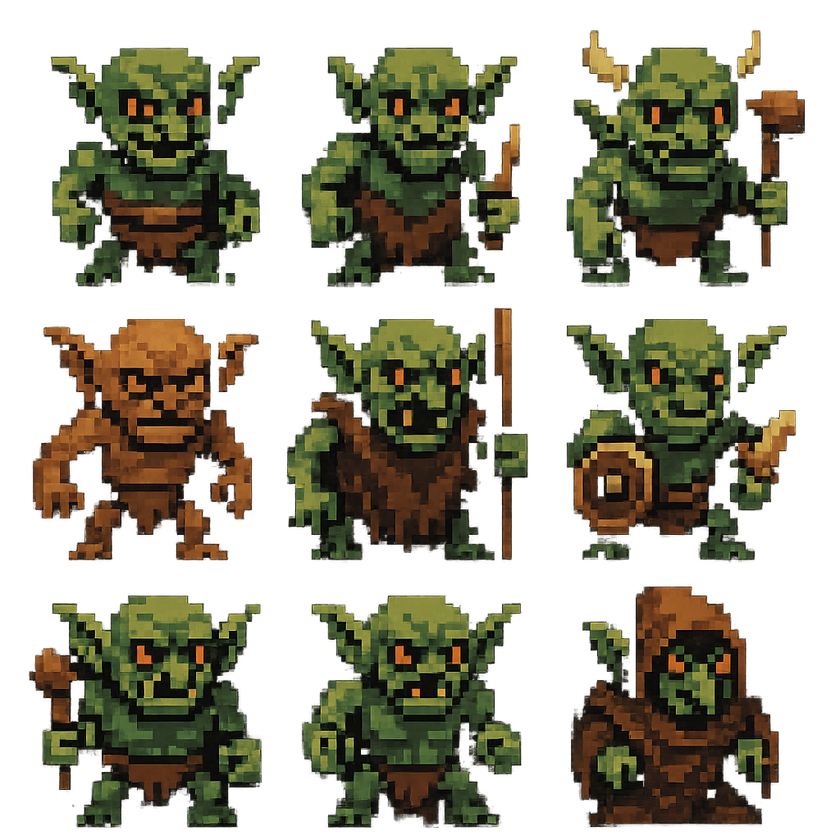
#> input picture input/20250327_1245_Goblins Pixel Art_simple_compose_01jqcj68rme50s0c8pkc4fwg38.png, 840 x 840 px, shrunk from 1024 x 1024 before the run
$ python -i analysis.py   (imports and definitions only)   (older library calls are emulated)
#> lines starting #> are read from the running program, lines starting #| are printed output that depends on the picture
#> further down, picture is the input picture: PIL image 840x840 RGBA; mean R, G, B, A 37.7, 34.9, 18.3, 118.6
import numpy as np
import cv2
from PIL import Image
from scipy.ndimage import gaussian_filter
from skimage.feature import peak_local_max
import os

def find_harmonic_groups(scale_estimates, tolerance=0.12):
    """
    Group scale estimates that form harmonic series and find the most likely fundamental.
    """
    if len(scale_estimates) < 4:
        return None

    # Sort scales and convert to numpy array
    scales = np.array(sorted(scale_estimates))

    # Try each scale as a potential fundamental
    best_score = 0
    best_fundamental = None
    best_harmonics = None

    # Try smaller scales first (prefer finding the fundamental rather than harmonics)
    potential_fundamentals = np.concatenate([
        scales[(scales >= 8) & (scales <= 16)],  # Likely fundamentals
        scales[scales > 16] / 2,  # Potential half-harmonics
        scales[scales > 24] / 3   # Potential third harmonics
    ])

    for fundamental in np.unique(potential_fundamentals):
        # Look for harmonics (1x, 2x, 3x)
        harmonics = fundamental * np.array([1, 2, 3])
        matches = 0
        matched_scales = []

        # Count how many actual scales match these harmonics
        for harmonic in harmonics:
            # Find any scales that match this harmonic
            for scale in scales:
                error = abs(scale - harmonic) / harmonic
                if error < tolerance:
                    matches += 1
                    matched_scales.append(scale)
                    break

        # Score this fundamental based on:
        # 1. Number of harmonics found
        # 2. Preference for values around 11-13
        # 3. Strength of the matches (how close to exact harmonics)
        mean_error = np.mean([abs(s - h) for s, h in zip(matched_scales, harmonics[:len(matched_scales)])])
        score = matches * (1 + 1/(mean_error + 1e-6))  # Add small epsilon to avoid divide by zero

        # Extra weight for scales in the expected range
        if 10 <= fundamental <= 14:
            score *= 1.2

        if score > best_score:
            best_score = score
            best_fundamental = fundamental
            best_harmonics = matched_scales

    if best_fundamental is None:
        return None

    return best_fundamental

def estimate_scale_fft(image, asset_idx=None, debug_dir=None):
    """
    Estimate the pixel art scale factor using 2D FFT analysis.

    Args:
        image: PIL Image in RGBA format
        asset_idx: Optional index for debug output naming
        debug_dir: Optional directory for debug output

    Returns:
        int: Estimated scale factor, or None if estimation fails
    """
    # Convert to grayscale numpy array
    image_np = np.array(image.convert('L'))
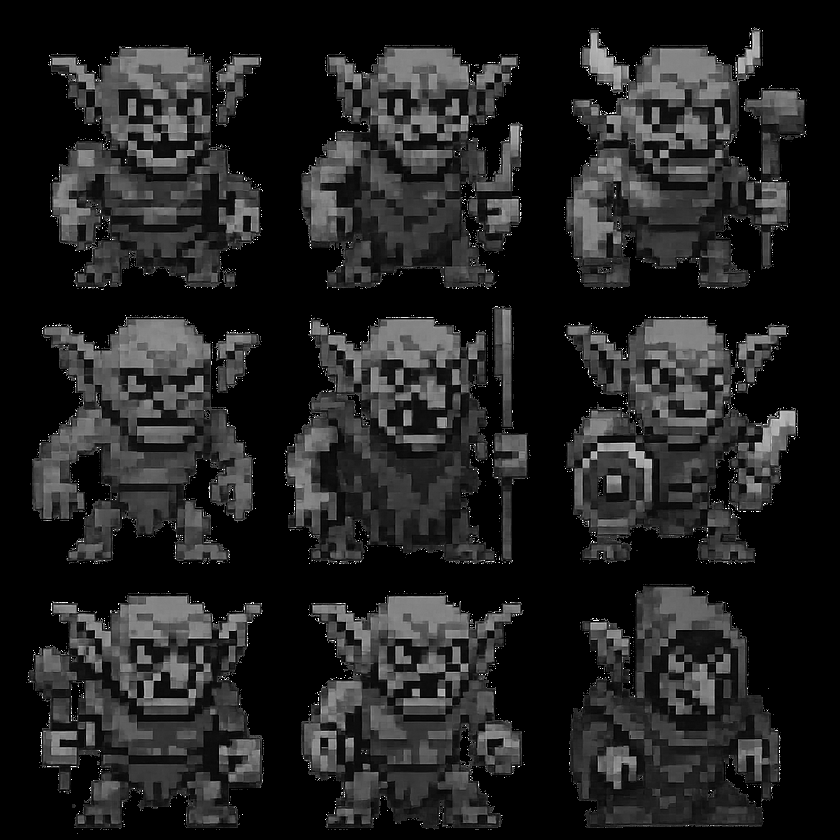
#> image_np: shape (840, 840); min 0, max 255, mean 33.8

    # Apply light Gaussian blur to reduce high-frequency noise
    image_np = gaussian_filter(image_np, sigma=0.5)

    # Apply FFT
    fft = np.fft.fft2(image_np)
    fft_shifted = np.fft.fftshift(fft)
    magnitude = np.abs(fft_shifted)

    # Find the center
    center_y, center_x = np.array(magnitude.shape) // 2
#> center_y = 420; center_x = 420

    # Create mask to exclude central region (DC component)
    mask = np.ones_like(magnitude)
    exclude_radius = min(center_y, center_x) // 16  # Smaller exclusion zone
#> exclude_radius = 26
    y, x = np.ogrid[-center_y:magnitude.shape[0]-center_y, -center_x:magnitude.shape[1]-center_x]
#> y = 840 values from -420 to 419
    mask_area = x*x + y*y <= exclude_radius*exclude_radius
    mask[mask_area] = 0

    # Also mask high frequencies (outer region)
    outer_radius = min(center_y, center_x) // 2  # Only look at lower frequencies
#> outer_radius = 210
    outer_mask = x*x + y*y >= outer_radius*outer_radius
    mask[outer_mask] = 0

    # Apply mask to magnitude spectrum
    masked_magnitude = magnitude * mask
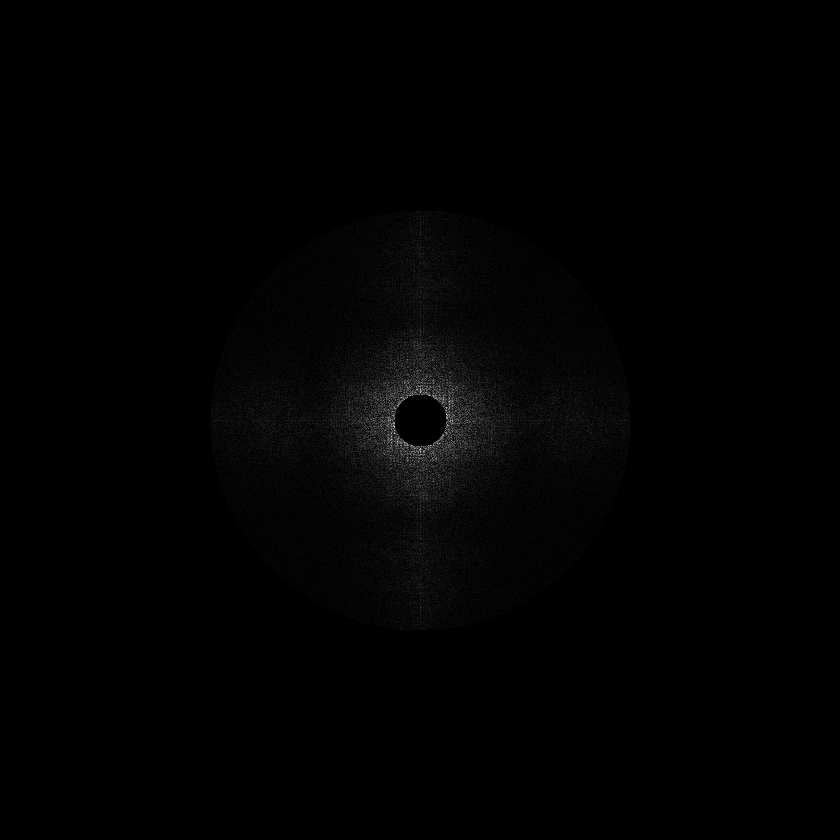
#> masked_magnitude: shape (840, 840) float64; min 0, max 588914.5, mean 4824.7; drawn with min black and max white

    # Save FFT magnitude spectrum for debugging
    if debug_dir is not None:
        # Use log scale for visualization only
        vis_mag = np.log(1 + masked_magnitude)
        vis_mag = cv2.normalize(vis_mag, None, 0, 255, cv2.NORM_MINMAX, dtype=cv2.CV_8U)
        prefix = f"asset_{asset_idx}_" if asset_idx is not None else ""
        debug_path = os.path.join(debug_dir, f"{prefix}fft_magnitude.png")
        Image.fromarray(vis_mag).save(debug_path)

        # Create colored version for peak visualization
        vis_mag_color = cv2.cvtColor(vis_mag, cv2.COLOR_GRAY2RGB)

    # Find peaks in 2D magnitude spectrum using linear magnitude
    # This gives more weight to stronger frequency components
    peaks = peak_local_max(
        masked_magnitude,
        min_distance=3,        # Allow closer peaks
        threshold_rel=0.2,     # Lower threshold to find more peaks
        num_peaks=32,         # Look for more peaks
        exclude_border=False
    )
#> peaks = 32 pairs, first value 382 to 458, second value 373 to 467

    if len(peaks) < 4:
        print("Warning: Not enough peaks found in FFT spectrum")
        return None

    # Calculate distances and collect peak information
    peak_info = []
    for peak_y, peak_x in peaks:
        dist = np.sqrt((peak_y - center_y)**2 + (peak_x - center_x)**2)
        if dist > exclude_radius:  # Skip peaks too close to center
            # Scale calculation based on spatial period:
            # The distance in frequency space represents half a period
            # (from -π to π in normalized frequency)
            # So we multiply by 2 to get the full period
            scale_h = image_np.shape[0] / (dist * 2)  # Period = N/freq
            scale_w = image_np.shape[1] / (dist * 2)
            scale_est = (scale_h + scale_w) / 2

            # Record peak strength for potential weighting
            strength = masked_magnitude[peak_y, peak_x]
            peak_info.append((dist, scale_est, peak_y, peak_x, strength))
#> this loop made 32 passes
#> (peak_y, peak_x, dist, scale_h, scale_w, scale_est, strength) on passes 1 to 12: (426, 394, 26.68, 15.74, 15.74, 15.74, 588914.5), (414, 446, 26.68, 15.74, 15.74, 15.74, 588914.5), (392, 420, 28, 15, 15, 15, 480790.6), (448, 420, 28, 15, 15, 15, 480790.6), (395, 429, 26.57, 15.81, 15.81, 15.81, 454803), (445, 411, 26.57, 15.81, 15.81, 15.81, 454803), (397, 401, 29.83, 14.08, 14.08, 14.08, 453882.4), (443, 439, 29.83, 14.08, 14.08, 14.08, 453882.4), (407, 446, 29.07, 14.45, 14.45, 14.45, 453571.6), (433, 394, 29.07, 14.45, 14.45, 14.45, 453571.6), (439, 391, 34.67, 12.11, 12.11, 12.11, 449098.4), (401, 449, 34.67, 12.11, 12.11, 12.11, 449098.4)
#> after the loop, peak_info = 32 items, first 6: (26.68, 15.74, 426, 394, 588914.5), (26.68, 15.74, 414, 446, 588914.5), (28, 15, 392, 420, 480790.6), (28, 15, 448, 420, 480790.6), (26.57, 15.81, 395, 429, 454803), (26.57, 15.81, 445, 411, 454803)

    if not peak_info:
        print("Warning: No valid scale estimates from FFT peaks")
        return None

    # Sort by peak strength and get scale estimates
    peak_info.sort(key=lambda x: x[4], reverse=True)  # Sort by strength
    scale_estimates = [p[1] for p in peak_info]
#> scale_estimates = 32 values, max 15.81 at index 4, min 8.94 at index 28, mean 13.8

    # Find fundamental scale considering harmonics
    fundamental_scale = find_harmonic_groups(scale_estimates)
#> in find_harmonic_groups, `scales = np.array(sorted(scale_estimates))`: scales = 32 values from 8.94 to 15.81
#> the loop in find_harmonic_groups, `for fundamental in np.unique(potential_fundamentals):` made 15 passes
#> (fundamental, harmonics, mean_error, score, best_score, best_fundamental, best_harmonics) on passes 1 to 2: (8.94, [8.94, 17.87, 26.81], 1.07, 3.88, 3.88, 8.94, [8.94, 15.74]), (10.54, [10.54, 21.08, 31.62], 0, 1200001.2, 1200001.2, 10.54, [10.54])
#> (fundamental, harmonics, mean_error, score) on passes 3 to 8: (10.71, [10.71, 21.42, 32.13], 0.17, 8.26), (12.11, [12.11, 24.23, 36.34], 1.4, 2.05), (13.49, [13.49, 26.97, 40.46], 1.37, 2.08), (14, [14, 28, 42], 0.515, 3.53), (14.08, [14.08, 28.16, 42.24], 0.593, 2.69), (14.28, [14.28, 28.56, 42.84], 0.795, 2.26)
#> after the loop in find_harmonic_groups, `for fundamental in np.unique(potential_fundamentals):`: best_fundamental = 10.54; best_score = 1200001.2
#> fundamental_scale = 10.54
    if fundamental_scale is None:
        return None

    # Round to nearest integer
    scale = int(round(fundamental_scale))
#> scale = 11

    if debug_dir is not None:
        # Draw all peaks in red
        for _, _, py, px, _ in peak_info:
            cv2.circle(vis_mag_color, (px, py), 2, (0, 0, 255), -1)

        # Draw harmonic relationships
        colors = [(0, 255, 0), (255, 255, 0), (0, 255, 255)]  # Green, Yellow, Cyan
        drawn_peaks = set()

        for harmonic in [1, 2, 3]:
            expected_scale = fundamental_scale * harmonic
            for dist, scale_est, py, px, _ in peak_info:
                if abs(scale_est - expected_scale) / expected_scale < 0.12:
                    if (py, px) not in drawn_peaks:
                        color = colors[min(harmonic-1, len(colors)-1)]
                        cv2.circle(vis_mag_color, (px, py), 4, color, -1)
                        cv2.line(vis_mag_color, (center_x, center_y), (px, py), color, 1)
                        drawn_peaks.add((py, px))

        # Save magnitude spectrum with marked peaks
        debug_path = os.path.join(debug_dir, f"{prefix}fft_magnitude_peaks.png")
        Image.fromarray(vis_mag_color).save(debug_path)

    # Print scale estimates for debugging
    print(f"FFT Analysis found {len(peak_info)} peaks")
#| FFT Analysis found 32 peaks
    print("Raw scale estimates (from strongest peaks):",
          ", ".join(f"{s:.1f}" for s in scale_estimates[:8]) +
          ("..." if len(scale_estimates) > 8 else ""))
#> (printed output is left out)
    print(f"Detected fundamental scale: {fundamental_scale:.1f}")
#| Detected fundamental scale: 10.5
    print(f"Final rounded scale: {scale}")
#| Final rounded scale: 11

    return scale

>>> from PIL import Image
>>> picture = Image.open('../input/20250327_1245_Goblins Pixel Art_simple_compose_01jqcj68rme50s0c8pkc4fwg38.png')
>>> result = estimate_scale_fft(picture)
#> result = 11
